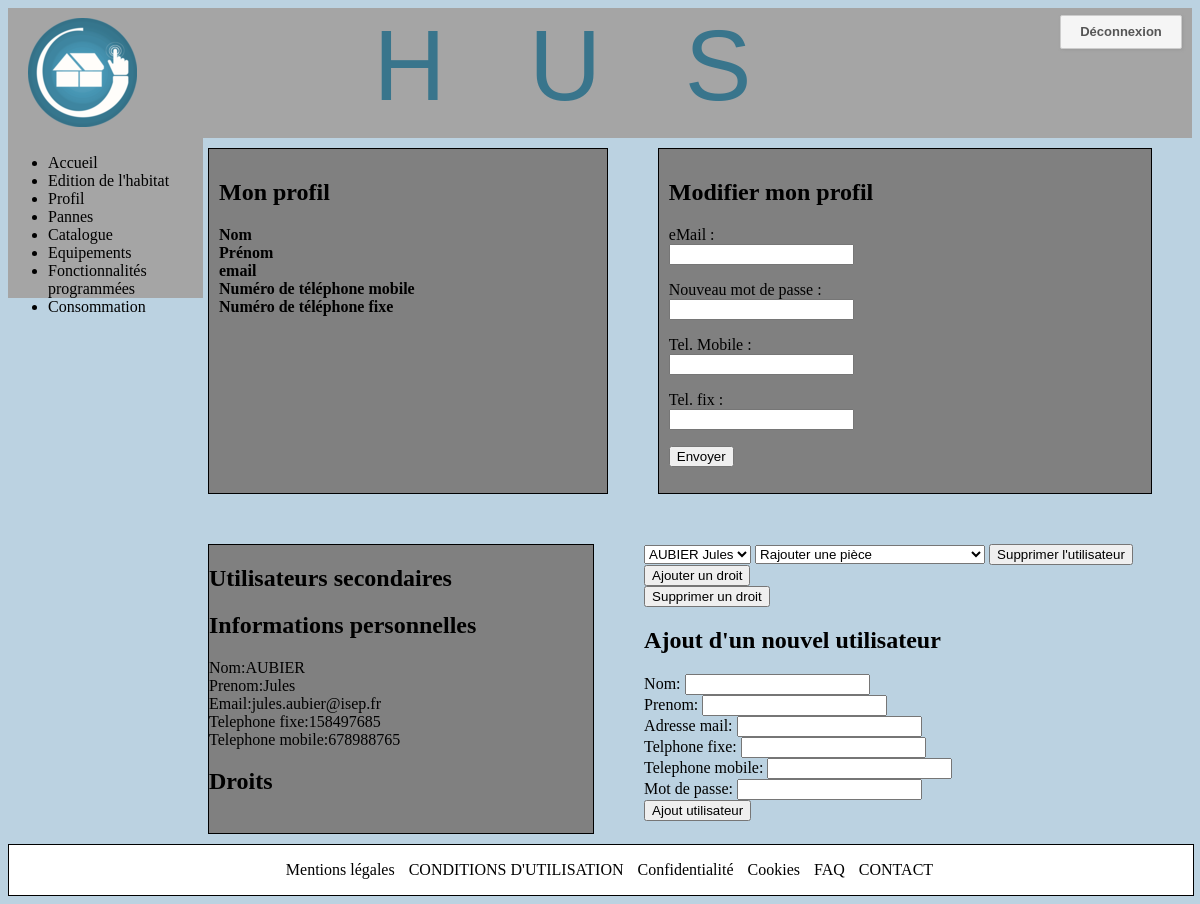
Page /profil/boite_modif.php on the earlier database version.
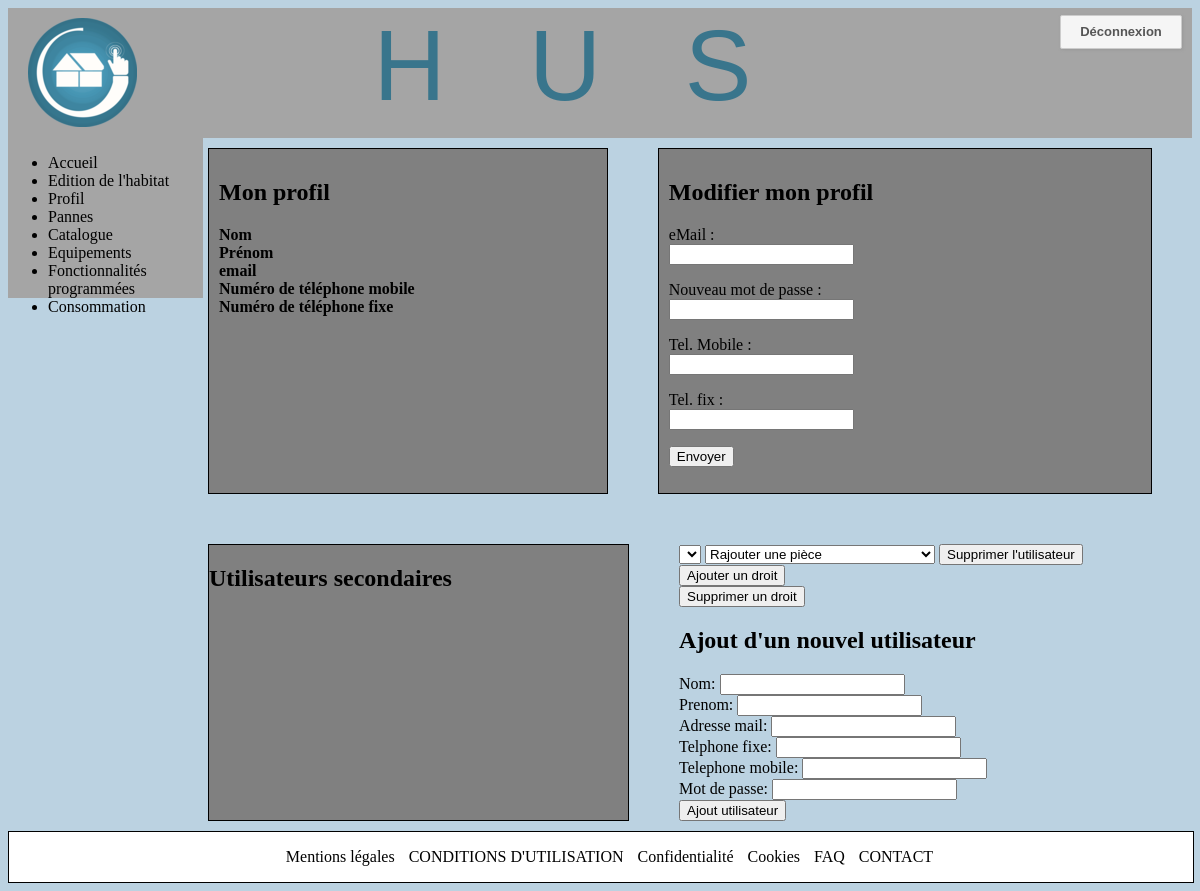
Same page on the later database version.
### tables this page shows
CREATE TABLE IF NOT EXISTS `utilisateurs` (
  `ID` int(11) NOT NULL AUTO_INCREMENT,
  `Nom` varchar(20) NOT NULL,
  `Prenom` varchar(20) NOT NULL,
  `Adresse_mail` varchar(50) NOT NULL,
  `Mot_de_passe` varchar(30) NOT NULL,
  `Numero_fixe` int(11) NOT NULL,
  `Numero_Telephone` int(11) NOT NULL,
  `Etat_connexion` tinyint(1) NOT NULL,
  `Date_inscription` date NOT NULL,
  `ID_compte_parent` int(11) DEFAULT NULL,
  PRIMARY KEY (`ID`)
);

### profil/class_manager.php (called while the page is built, shortened)
<?php
require 'class_law.php';
require 'class_secondaire.php';
class manager {
    private $_db;
    public function getList_user($ID){
        $second = [];
        $q = $this->_db->prepare('SELECT ID, Nom , Prenom ,
            Adresse_mail,Numero_fixe,Numero_Telephone FROM utilisateurs WHERE ID_compte_parent=?');
        $q->execute([$ID]);
        while ($donnees=$q->fetch()){
            $second[]= new Secondaire($donnees);
            }
       return $second;
    }
    public function getLaw_all(){
        $law=[];
        $q=$this->_db->query("SELECT * FROM droits;");
        while ($donnees=$q->fetch()){
            $law[]=new law($donnees);
        }
        return $law;
    }
    public function setDb($db){
        $this->_db=$db;
    }
}
?>

### profil/boite_modif.php (called while the page is built, shortened)
<?php
require 'profil.php';

### profil/class_secondaire.php (called while the page is built, shortened)
<?php
class secondaire {
    private $_ID;
    private $_nom;
    private $_prenom;
    private $_Numero_fixe;
    private $_Numero_Telephone;
    private $_email;
    public function nom() { return $this->_nom; }
    public function prenom() { return $this->_prenom; }
    public function fixe() { return $this->_Numero_fixe; }
    public function mob() { return $this->_Numero_Telephone;}
    public function email() { return $this->_email;}
    public function  id() { return $this->_ID;}
    public function setId($id) { $this->_ID = (int) $id;}
    public function setNom($nom) { $this->_nom = $nom; }
    public function setNumero_fixe($fixe) { $this->_Numero_fixe = $fixe; }
    public function setNumero_Telephone($mob) { $this->_Numero_Telephone = $mob; }
    public function setPrenom($prenom) { $this->_prenom = $prenom; }
    public function setAdresse_mail($email) { $this->_email = $email; }
    public function hydrate(array $donnees)
    {
        foreach ($donnees as $key => $value)
        {
            $method = 'set'.ucfirst($key);
        }
    }
}

### profil/class_law.php (called while the page is built, shortened)
<?php
class law {
    private $_id;
    private $_name;
    public function id(){return $this->_id;}
    public function name() { return $this->_name; }
    public function setID($id) { $this->_id = (int) $id;}
    public function setNom($name) { $this->_name = $name; }
    public function hydrate(array $donnees)
    {
        foreach ($donnees as $key => $value)
        {
            $method = 'set'.ucfirst($key);
        }
    }
}

### profil/fx_vue_second.php (the view, shortened to what this page needs)
<?php
function boites_utilisateurs($ID_parent) {
    $manager=set_up_manager();
    $liste=list_sec($ID_parent, $manager);
    for ($i=0;$i<count($liste);$i++) {
        ?><h2>Informations personnelles</h2> <div id=<?php echo $liste[$i]->nom().' '.$liste[$i]->prenom() ;?>>
    	<?php
        echo 'Nom:'.$liste[$i]->nom().'<br>';
        echo 'Prenom:'.$liste[$i]->prenom().'<br>';
        echo 'Email:'.$liste[$i]->email().'<br>';
        echo 'Telephone fixe:'.$liste[$i]->fixe().'<br>';
        echo 'Telephone mobile:'.$liste[$i]->mob().'<br>';
        echo '<h2>Droits</h2><br>';
        ?>
        </div>
        <?php
    }
}
function boite_modif($ID_parent){
    $manager=set_up_manager();
    $liste=list_sec($ID_parent, $manager);
    ?>
    <form action='boite_modif.php' method="post">
    <select id='utilisateurs' name="utilisateurs">
    <?php
    for ($i=0;$i<count($liste);$i++){
       echo '<option value='.$liste[$i]->id().'>'.$liste[$i]->nom().' '.$liste[$i]->prenom().'</option>';
       }
       ?> </select>
    ?><select name='law'><?php
       $law=all_list_law($manager);
       for ($y=0;$y<count($law);$y++) {
           echo '<option value='.$law[$y]->id().'>'.$law[$y]->name().'</option>';
       }
       ?>
    </select>
    <button name="button" id='delete'  type="submit" value="delete">Supprimer l'utilisateur</button>
    <button name="button" id='ajout_law' type="submit" value="add_law">Ajouter un droit</button><br>
    <button name="button" id='suppr_law' type="submit" value="del_law">Supprimer un droit</button><br>
    <h2>Ajout d'un nouvel utilisateur</h2>
   	<label>Nom: </label><input name="Nom" type="text"/><br>
    <label>Prenom: </label><input name="Prenom" type="text"/><br>
    <label>Adresse mail: </label><input name="Email" type="email"/><br>
    <label>Telphone fixe: </label><input name="fixe" type="tel"/><br>
    <label>Telephone mobile: </label><input name="mob" type="tel"/><br>
    <label>Mot de passe: </label><input name="password" type="password"/><br>
    <button name="button" id="add" type="submit" value="add">Ajout utilisateur</button>
    </form>
    <?php
}
function set_up_manager(){
    $bdd = new PDO('mysql:host=localhost;dbname=husv4;charset=utf8', 'root', '');
    $manager=new Manager($bdd);
    return $manager;
}
function list_sec($ID,$manager){
    $liste=$manager->getList_user($ID);
    return $liste;
}
function all_list_law($manager){
    $law=$manager->getLaw_all();
    return $law;
}
?>

Differences in the rows shown:
removed utilisateurs: Nom "AUBIER", Prenom "Jules", Adresse_mail "jules.aubier@isep.fr", Numero_fixe "158497685", Numero_Telephone "678988765"
Other differences:
form field utilisateurs: "AUBIER Jules" → (not shown)
